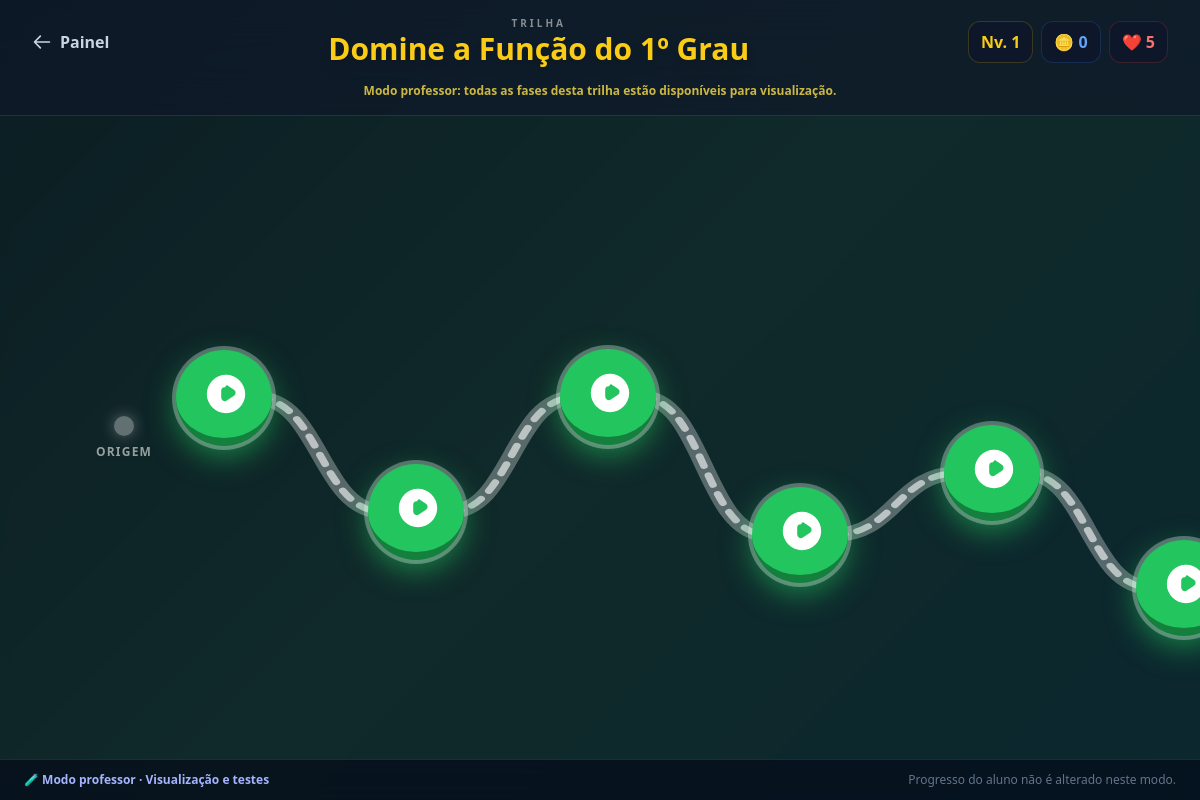
/trilha/2/ (signed in), run on the app's committed database.
### curriculo/models.py (models this page shows, shortened)
class Disciplina(models.Model):
    TEMAS = [
        ('tema-padrao', 'Noite Escura (Padrão)'),
        ('tema-floresta', 'Floresta Encantada'),
        ('tema-deserto', 'Deserto Escaldante'),
        ('tema-masmorra', 'Masmorra Sombria'),
    ]
    nome = models.CharField(max_length=100)
    slug = models.SlugField(unique=True)
    descricao = models.TextField(blank=True)
    icone = models.CharField(max_length=50, default="book")
    ordem = models.PositiveIntegerField(default=1)
    ativo = models.BooleanField(default=True)
    autor = models.ForeignKey(User, on_delete=models.CASCADE, null=True, blank=True)
    tema = models.CharField(max_length=30, choices=TEMAS, default='tema-padrao')
    class Meta:
        ordering = ['ordem']
        verbose_name_plural = "Disciplinas"

class Fase(models.Model):
    TIPO_CHOICES = [
        ('teoria', 'Conteúdo Teórico'),
        ('quiz', 'Quiz / Exercícios'),
        ('desafio', 'Desafio de Recuperação'),
    ]
    modulo = models.ForeignKey(Modulo, on_delete=models.CASCADE, related_name='fases')
    titulo = models.CharField(max_length=150)
    ordem = models.PositiveIntegerField(default=1)
    tipo = models.CharField(max_length=20, choices=TIPO_CHOICES, default='quiz')
    xp_recompensa = models.PositiveIntegerField(default=50)
    moedas_recompensa = models.PositiveIntegerField(default=10)
    deslocamento_y = models.IntegerField(default=0)
    class Meta:
        ordering = ['ordem']

### gamificacao/models.py (models this page shows, shortened)
class PerfilUsuario(models.Model):
    TIPO_CHOICES = [
        ('aluno', 'Aluno (Jogador)'),
        ('professor', 'Professor (Criador)'),
    ]
    usuario = models.OneToOneField(
        User,
        on_delete=models.CASCADE,
        related_name='perfil',
    )
    tipo = models.CharField(
        max_length=20,
        choices=TIPO_CHOICES,
        default='aluno',
    )
    xp_total = models.PositiveIntegerField(
        default=0
    )
    moedas = models.PositiveIntegerField(
        default=0
    )
    vidas = models.PositiveIntegerField(
        default=5
    )
    TEMAS = [
        ('tema-padrao', 'Noite Estrelada'),
        ('tema-floresta', 'Trilha na Floresta'),
        ('tema-deserto', 'Deserto Escaldante'),
        ('tema-masmorra', 'Masmorra Sombria'),
    ]
    tema_fundo = models.CharField(
        max_length=50,
        choices=TEMAS,
        default='tema-padrao',
    )
    @property
    def nivel(self):
        return (self.xp_total // 200) + 1

### curriculo/views.py (the view)
@login_required
def trilha_view(
    request,
    trilha_id,
):
    perfil = obter_perfil(
        request.user
    )
    trilha = (
        trilha_acessivel_para_usuario(
            request,
            trilha_id,
        )
    )
    fases = fases_da_trilha(
        trilha
    )
    papel = papel_efetivo(
        request
    )
    if papel == 'professor':
        for fase in fases:
            fase.status = 'atual'
    else:
        aplicar_status_progressao(
            perfil,
            fases,
        )
    preparar_geometria(
        fases
    )
    fases_concluidas = sum(
        fase.status
        == 'concluida'
        for fase in fases
    )
    total_fases = len(
        fases
    )
    if total_fases > 0:
        percentual_progresso = round(
            (
                fases_concluidas
                / total_fases
            )
            * 100
        )
    else:
        percentual_progresso = 0
    fase_atual = next(
        (
            fase
            for fase in fases
            if fase.status
            == 'atual'
        ),
        None,
    )
    contexto = contexto_papel(
        request
    )
    contexto.update({
        'trilha': trilha,
        'fases': fases,
        'fases_concluidas': (
            fases_concluidas
        ),
        'total_fases': (
            total_fases
        ),
        'percentual_progresso': (
            percentual_progresso
        ),
        'fase_atual': (
            fase_atual
        ),
    })
    return render(
        request,
        'curriculo/trilha.html',
        contexto,
    )

### curriculo/templates/curriculo/trilha.html (shortened to what this page needs)
<!DOCTYPE html>
<html lang="pt-br">
<head>
    <script src="https://cdn.tailwindcss.com"></script>
</head>
<body
    class="{{ trilha.tema }} text-white h-screen flex flex-col font-sans overflow-hidden"
>
    <header
        class="relative z-30 shrink-0 border-b border-white/10 bg-slate-900/60 backdrop-blur-xl"
    >
        <div
            class="px-6 md:px-8 py-4"
        >
            <div
                class="flex flex-wrap justify-between items-center gap-4"
            >
                <a
                    href="{% if papel_efetivo == 'professor' %}{% url 'dashboard_professor' %}{% else %}{% url 'dashboard_aluno' %}{% endif %}"
                    class="text-slate-300 hover:text-white flex items-center font-bold transition"
                >
                    <svg
                        class="w-5 h-5 mr-2"
                        fill="none"
                        viewBox="0 0 24 24"
                        stroke="currentColor"
                        stroke-width="2"
                    >
                        <path
                            stroke-linecap="round"
                            stroke-linejoin="round"
                            d="M10 19l-7-7m0 0l7-7m-7 7h18"
                        />
                    </svg>
                    Painel
                </a>
                <div
                    class="text-center"
                >
                    <p
                        class="text-[10px] uppercase tracking-[0.3em] text-white/50 font-black"
                    >
                        Trilha
                    </p>
                    <h1
                        class="text-2xl md:text-3xl font-black text-yellow-400 drop-shadow-lg"
                    >
                        {{ trilha.nome }}
                    </h1>
                </div>
                <div
                    class="flex items-center gap-2"
                >
                    <div
                        class="bg-slate-900/70 border border-yellow-500/20 rounded-xl px-3 py-2"
                    >
                        <span
                            class="text-yellow-400 font-black"
                        >
                            Nv. {{ perfil.nivel }}
                        </span>
                    </div>
                    <div
                        class="bg-slate-900/70 border border-blue-500/20 rounded-xl px-3 py-2"
                    >
                        <span
                            class="text-blue-400 font-black"
                        >
                            🪙 {{ perfil.moedas }}
                        </span>
                    </div>
                    <div
                        class="bg-slate-900/70 border border-red-500/20 rounded-xl px-3 py-2"
                    >
                        <span
                            class="text-red-400 font-black"
                        >
                            ❤️ {{ perfil.vidas }}
                        </span>
                    </div>
                </div>
            </div>
            {% if papel_efetivo == 'aluno' %}
                <div
                    class="max-w-4xl mx-auto mt-4"
                >
                    <div
                        class="flex justify-between items-center mb-2 text-xs"
                    >
                        <span
                            class="text-white/50 font-bold uppercase tracking-widest"
                        >
                            Progresso da jornada
                        </span>
                        <span
                            class="text-white/80 font-black"
                        >
                            {{ fases_concluidas }}
                            /
                            {{ total_fases }}
                            fases
                            ·
                            {{ percentual_progresso }}%
                        </span>
                    </div>
                    <div
                        class="h-2 bg-black/30 rounded-full overflow-hidden"
                    >
                        <div
                            class="h-full bg-gradient-to-r from-green-400 to-emerald-300 rounded-full transition-all duration-700"
                            style="width: {{ percentual_progresso }}%;"
                        ></div>
                    </div>
                </div>
            {% else %}
                <div
                    class="max-w-4xl mx-auto mt-4"
                >
                    <div
                        class="text-center text-xs text-yellow-300/80 font-bold"
                    >
                        Modo professor:
                        todas as fases desta trilha estão disponíveis para visualização.
                    </div>
                </div>
            {% endif %}
        </div>
    </header>
    <div
        class="relative z-10 flex-1 overflow-x-auto scrollbar-hide flex items-center cursor-grab active:cursor-grabbing"
    >
        <div
            class="flex flex-row items-center w-max px-24 min-h-[400px]"
        >
            <div
                class="mr-6 flex flex-col items-center opacity-70 drop-shadow-md"
            >
                <div
                    class="w-5 h-5 rounded-full bg-white/50 mb-2 shadow-[0_0_15px_rgba(255,255,255,0.5)]"
                ></div>
                <span
                    class="text-xs font-bold uppercase tracking-widest text-white/80"
                >
                    Origem
                </span>
            </div>
            {% for fase in fases %}
                <div
                    class="relative flex flex-col items-center group z-10"
                    style="transform: translateY({{ fase.deslocamento_y }}px);"
                >
                    {% if fase.status == 'concluida' %}
                        <a
                            href="{% url 'fase_detalhe' fase.id %}"
                            class="w-20 h-20 rounded-full border-b-8 border-yellow-700 bg-yellow-500 hover:bg-yellow-400 transition-all flex items-center justify-center shadow-[0_10px_20px_rgba(0,0,0,0.5)] active:translate-y-2 active:border-b-0"
                        >
                            <svg
                                class="w-10 h-10 text-white"
                                fill="currentColor"
                                viewBox="0 0 20 20"
                            >
                                <path
                                    d="M9.049 2.927c.3-.921 1.603-.921 1.902 0l1.07 3.292a1 1 0 00.95.69h3.462c.969 0 1.371 1.24.588 1.81l-2.8 2.034a1 1 0 00-.364 1.118l1.07 3.292c.3.921-.755 1.688-1.54 1.118l-2.8-2.034a1 1 0 00-1.175 0l-2.8 2.034c-.784.57-1.838-.197-1.539-1.118l1.07-3.292a1 1 0 00-.364-1.118L2.98 8.72c-.783-.57-.38-1.81.588-1.81h3.461c.432 0 .815-.275.951-.69l1.07-3.292z"
                                />
                            </svg>
                        </a>
                    {% elif fase.status == 'atual' %}
                        <a
                            href="{% url 'fase_detalhe' fase.id %}"
                            class="w-24 h-24 rounded-full border-b-8 border-green-700 bg-green-500 hover:bg-green-400 transition-all flex items-center justify-center shadow-[0_10px_30px_rgba(34,197,94,0.6)] active:translate-y-2 active:border-b-0 animate-bounce ring-4 ring-white/30"
                        >
                            <svg
                                class="w-12 h-12 text-white ml-1"
                                fill="currentColor"
                                viewBox="0 0 20 20"
                            >
                                <path
                                    fill-rule="evenodd"
                                    d="M10 18a8 8 0 100-16 8 8 0 000 16zM9.555 7.168A1.5 1.5 0 008 8.5v3a1.5 1.5 0 002.333 1.248l3-2a1.5 1.5 0 000-2.496l-3-2z"
                                    clip-rule="evenodd"
                                />
                            </svg>
                        </a>
                    {% endif %}
                </div>
                {% if not forloop.last %}
                    <div
                        class="w-32 h-[200px] flex-shrink-0 -mx-4 z-[-1] pointer-events-none"
                    >
                        <svg
                            viewBox="0 0 100 200"
                            class="w-full h-full overflow-visible"
                            preserveAspectRatio="none"
                        >
                            <path
                                d="M 0,{{ fase.svg_y1 }} C 50,{{ fase.svg_y1 }} 50,{{ fase.svg_y2 }} 100,{{ fase.svg_y2 }}"
                                fill="none"
                                class="linha-conector"
                                stroke-width="14"
                                stroke-linecap="round"
                            />
                            <path
                                d="M 0,{{ fase.svg_y1 }} C 50,{{ fase.svg_y1 }} 50,{{ fase.svg_y2 }} 100,{{ fase.svg_y2 }}"
                                fill="none"
                                class="linha-tracejada"
                                stroke-width="6"
                                stroke-dasharray="10 10"
                                stroke-linecap="round"
                            />
                        </svg>
                    </div>
                {% endif %}
            {% endfor %}
        </div>
    </div>
    <footer
        class="relative z-20 shrink-0 border-t border-white/10 bg-slate-950/60 backdrop-blur-xl px-6 py-3"
    >
        <div
            class="max-w-6xl mx-auto flex flex-wrap justify-between items-center gap-3 text-xs"
        >
            {% if papel_efetivo == 'aluno' %}
                <div
                    class="text-slate-500"
                >
                    Próximo nível:
                    <strong class="text-slate-300">
                        {{ perfil.xp_proximo_nivel }}
                        XP
                    </strong>
                </div>
                {% if fase_atual %}
                    <div
                        class="text-green-400 font-bold"
                    >
                        Próxima fase:
                        {{ fase_atual.titulo }}
                    </div>
                {% elif total_fases > 0 and fases_concluidas == total_fases %}
                    <div
                        class="text-yellow-400 font-black"
                    >
                        🏆 Trilha concluída!
                    </div>
                {% endif %}
            {% else %}
                <div
                    class="text-indigo-300 font-bold"
                >
                    🧪 Modo professor
                    · Visualização e testes
                </div>
                <div
                    class="text-slate-500"
                >
                    Progresso do aluno não é alterado neste modo.
                </div>
            {% endif %}
        </div>
    </footer>
</body>
</html>

### data on the page
Disciplina: nome "Domine a Função do 1º Grau"
PerfilUsuario: nivel "1", moedas "0", vidas "5"
